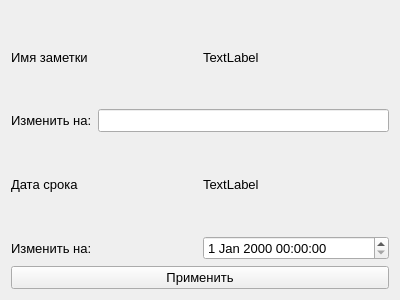
<?xml version="1.0" encoding="UTF-8"?>
<ui version="4.0">
 <class>RedactForm</class>
 <widget class="QWidget" name="RedactForm">
  <property name="geometry">
   <rect>
    <x>0</x>
    <y>0</y>
    <width>400</width>
    <height>300</height>
   </rect>
  </property>
  <property name="minimumSize">
   <size>
    <width>300</width>
    <height>200</height>
   </size>
  </property>
  <property name="font">
   <font>
    <pointsize>10</pointsize>
   </font>
  </property>
  <property name="windowTitle">
   <string>Редактирование заметки</string>
  </property>
  <layout class="QVBoxLayout" name="verticalLayout">
   <item>
    <layout class="QHBoxLayout" name="horizontalLayout">
     <item>
      <widget class="QLabel" name="NameLabel">
       <property name="text">
        <string>Имя заметки</string>
       </property>
      </widget>
     </item>
     <item>
      <widget class="QLabel" name="NameValueLabel">
       <property name="text">
        <string>TextLabel</string>
       </property>
      </widget>
     </item>
    </layout>
   </item>
   <item>
    <layout class="QHBoxLayout" name="horizontalLayout_2">
     <item>
      <widget class="QLabel" name="ChangeNameLabel">
       <property name="text">
        <string>Изменить на:</string>
       </property>
      </widget>
     </item>
     <item>
      <widget class="QLineEdit" name="ChangeNameEdit"/>
     </item>
    </layout>
   </item>
   <item>
    <layout class="QHBoxLayout" name="horizontalLayout_3">
     <item>
      <widget class="QLabel" name="DateLabel">
       <property name="text">
        <string>Дата срока</string>
       </property>
      </widget>
     </item>
     <item>
      <widget class="QLabel" name="DateValueLabel">
       <property name="text">
        <string>TextLabel</string>
       </property>
      </widget>
     </item>
    </layout>
   </item>
   <item>
    <layout class="QHBoxLayout" name="horizontalLayout_4">
     <item>
      <widget class="QLabel" name="ChangeDateLabel">
       <property name="text">
        <string>Изменить на:</string>
       </property>
      </widget>
     </item>
     <item>
      <widget class="QDateTimeEdit" name="dateTimeEdit"/>
     </item>
    </layout>
   </item>
   <item>
    <widget class="QPushButton" name="ApplyBtn">
     <property name="text">
      <string>Применить</string>
     </property>
    </widget>
   </item>
  </layout>
 </widget>
 <resources/>
 <connections/>
</ui>
